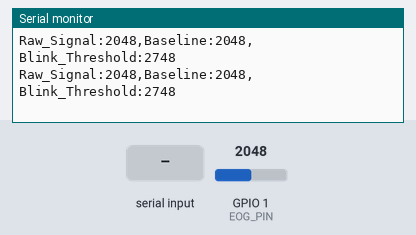
A sketch run on a simulated ESP32. On the bench: the last lines printed to the serial monitor. Inputs (shaded band) come from the test bench; at power-on: GPIO 1 (EOG_PIN) = 2048.

Above: at 7.2 s.
7.3 s: GPIO 1 (EOG_PIN) set to 2866
At 8.4 s:
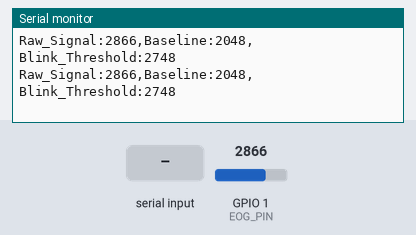
8.8 s: "STOP\n" received over Serial
10.3 s: "EMERGENCY_STOP\n" received over Serial
11.8 s: GPIO 1 (EOG_PIN) set to 2047
At 12.6 s:
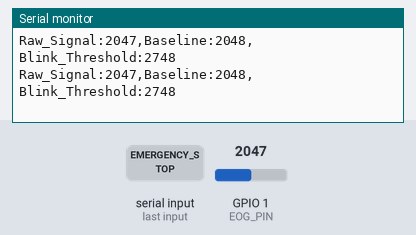
13.3 s: "F\n" received over Serial
14.8 s: "S\n" received over Serial
Timing chart, 0 to 17.3 s (numbered marks = the images above; inputs shaded):
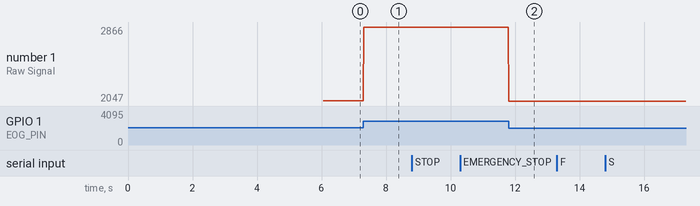

Measured:
- after the input at 7.3 s, the serial monitor: prints a new line at once (image 1)
- after the input at 11.8 s, the serial monitor: prints a new line at once (image 2)
- plotted number 1: 2048 → 2866 after the input at 7.3 s, 2866 → 2047 after the input at 11.8 s

The sketch:

NuroSync_Headband_DSP.ino.ino
```cpp
#include <WiFi.h>
#include <esp_now.h>

#define EOG_PIN 1

// Receiver MAC addresses
uint8_t carMac[] = {0xC0, 0xCD, 0xD6, 0x85, 0xC7, 0x4C};
uint8_t homeMac[] = {0x24, 0x6F, 0x28, 0x00, 0x00, 0x00};
uint8_t broadcastMac[] = {0xFF, 0xFF, 0xFF, 0xFF, 0xFF, 0xFF};
uint8_t activeMac[6];

enum DeviceMode {
  DEVICE_MODE_CAR,
  DEVICE_MODE_HOME,
  DEVICE_MODE_BROADCAST
};

DeviceMode activeDeviceMode = DEVICE_MODE_BROADCAST;
const unsigned long USB_DEVICE_MODE_TIMEOUT_MS = 15000;
unsigned long lastDeviceModeCommandTime = 0;
bool selectedModeFromUsb = false;

typedef struct {
  char command[20];
} NuroCommand;

NuroCommand msg;

// Timing and calibration settings
const int SAMPLE_DELAY_MS = 10;
const int CALIBRATION_TIME_MS = 5000;
const int BLINK_THRESHOLD_OFFSET = 700;
const int RELEASE_OFFSET = 120;

const unsigned long COMMAND_COOLDOWN_MS = 1200;
const unsigned long BLINK_SEQUENCE_TIMEOUT_MS = 1500;
const unsigned long LONG_BLINK_MS = 1200;

// Signal variables
int baseline = 0;
int blinkThreshold = 0;
int releaseThreshold = 0;

// Blink detection variables
bool isBlinking = false;
unsigned long blinkStartTime = 0;
unsigned long lastBlinkDetectedTime = 0;
unsigned long lastCommandTime = 0;
int sequenceBlinkCount = 0;

const char* activeReceiverName() {
  if (activeDeviceMode == DEVICE_MODE_CAR) return "CAR";
  if (activeDeviceMode == DEVICE_MODE_HOME) return "HOME";
  return "BROADCAST";
}

void printActiveRoute() {
  Serial.print("Device Mode:");
  Serial.println(activeDeviceMode == DEVICE_MODE_BROADCAST ? "BROADCAST" : "SELECTED");

  Serial.print("Active Receiver:");
  Serial.println(activeReceiverName());

  Serial.print("ESP-NOW Route:");
  Serial.println(activeDeviceMode == DEVICE_MODE_BROADCAST ? "BROADCAST" : "UNICAST");
}

void setActiveDevice(DeviceMode mode, bool fromUsb) {
  activeDeviceMode = mode;
  selectedModeFromUsb = fromUsb && mode != DEVICE_MODE_BROADCAST;
  lastDeviceModeCommandTime = millis();

  if (mode == DEVICE_MODE_CAR) {
    memcpy(activeMac, carMac, 6);
  } else if (mode == DEVICE_MODE_HOME) {
    memcpy(activeMac, homeMac, 6);
  } else {
    memcpy(activeMac, broadcastMac, 6);
  }

  printActiveRoute();
}

// ESP-NOW send callback for ESP32 Arduino Core 3.x
void onSent(const wifi_tx_info_t *tx_info, esp_now_send_status_t status) {
  Serial.print("ESP-NOW Send Status: ");
  Serial.println(status == ESP_NOW_SEND_SUCCESS ? "SUCCESS" : "FAILED");
}

void sendCommand(const char* command) {
  unsigned long now = millis();

  // Safety commands should never be blocked by cooldown
  bool isSafetyCommand =
    strcmp(command, "STOP") == 0 ||
    strcmp(command, "EMERGENCY_STOP") == 0;

  // Cooldown only for movement commands
  if (!isSafetyCommand && now - lastCommandTime < COMMAND_COOLDOWN_MS) {
    return;
  }

  memset(&msg, 0, sizeof(msg));
  strncpy(msg.command, command, sizeof(msg.command) - 1);

  const uint8_t* targetMac = activeDeviceMode == DEVICE_MODE_BROADCAST ? broadcastMac : activeMac;
  esp_err_t result = esp_now_send(targetMac, (uint8_t *)&msg, sizeof(msg));

  Serial.print("Command:");
  Serial.println(command);

  Serial.print("Active Receiver:");
  Serial.println(activeReceiverName());

  Serial.print("ESP-NOW Result:");
  Serial.println(result == ESP_OK ? "OK" : "ERROR");

  lastCommandTime = now;
}

void setupESPNow() {
  WiFi.mode(WIFI_STA);
  WiFi.setSleep(false);

  Serial.print("Headband MAC: ");
  Serial.println(WiFi.macAddress());

  if (esp_now_init() != ESP_OK) {
    Serial.println("ESP-NOW Init Failed");
    return;
  }

  esp_now_register_send_cb(onSent);

  esp_now_peer_info_t carPeer = {};
  memcpy(carPeer.peer_addr, carMac, 6);
  carPeer.channel = 0;
  carPeer.encrypt = false;

  if (esp_now_add_peer(&carPeer) == ESP_OK) {
    Serial.println("Car peer added successfully");
  } else {
    Serial.println("Failed to add car peer");
  }

  esp_now_peer_info_t homePeer = {};
  memcpy(homePeer.peer_addr, homeMac, 6);
  homePeer.channel = 0;
  homePeer.encrypt = false;

  if (esp_now_add_peer(&homePeer) == ESP_OK) {
    Serial.println("Home peer added successfully");
  } else {
    Serial.println("Failed to add home peer");
  }

  esp_now_peer_info_t broadcastPeer = {};
  memcpy(broadcastPeer.peer_addr, broadcastMac, 6);
  broadcastPeer.channel = 0;
  broadcastPeer.encrypt = false;

  if (esp_now_add_peer(&broadcastPeer) == ESP_OK) {
    Serial.println("Broadcast peer added successfully");
  } else {
    Serial.println("Failed to add broadcast peer");
  }

  setActiveDevice(DEVICE_MODE_BROADCAST, false);
}

void calibrateBaseline() {
  Serial.println("Calibration started...");
  Serial.println("Keep eyes open and still. Do not blink.");

  long sum = 0;
  int count = 0;
  unsigned long startTime = millis();

  while (millis() - startTime < CALIBRATION_TIME_MS) {
    int value = analogRead(EOG_PIN);
    sum += value;
    count++;
    delay(10);
  }

  if (count > 0) {
    baseline = sum / count;
  }

  blinkThreshold = baseline + BLINK_THRESHOLD_OFFSET;
  releaseThreshold = baseline + RELEASE_OFFSET;

  isBlinking = false;
  sequenceBlinkCount = 0;

  Serial.println("Calibration complete");

  Serial.print("Baseline:");
  Serial.println(baseline);

  Serial.print("Blink Threshold:");
  Serial.println(blinkThreshold);

  Serial.print("Release Threshold:");
  Serial.println(releaseThreshold);
}

void applyManualThreshold(int newThreshold) {
  if (newThreshold <= 0 || newThreshold > 4095) {
    Serial.print("Threshold update failed. Invalid value:");
    Serial.println(newThreshold);
    return;
  }

  blinkThreshold = newThreshold;

  // Release threshold should remain near baseline
  releaseThreshold = baseline + RELEASE_OFFSET;

  isBlinking = false;
  sequenceBlinkCount = 0;

  Serial.print("Manual threshold updated:");
  Serial.println(blinkThreshold);

  Serial.print("Baseline:");
  Serial.println(baseline);

  Serial.print("Blink Threshold:");
  Serial.println(blinkThreshold);

  Serial.print("Release Threshold:");
  Serial.println(releaseThreshold);
}

void executeBlinkSequence(int count) {
  if (count == 1) {
    sendCommand("FORWARD");
  }
  else if (count == 2) {
    sendCommand("LEFT");
  }
  else if (count == 3) {
    sendCommand("RIGHT");
  }
  else if (count == 4) {
    sendCommand("BACKWARD");
  }
  else {
    sendCommand("STOP");
  }

  Serial.print("Blink sequence executed: ");
  Serial.println(count);
}

void handleBlink(int rawValue) {
  unsigned long now = millis();

  // Blink starts when raw signal crosses threshold
  if (!isBlinking && rawValue > blinkThreshold) {
    isBlinking = true;
    blinkStartTime = now;
    Serial.println("Blink started");
  }

  // Blink ends when raw signal comes below release threshold
  if (isBlinking && rawValue < releaseThreshold) {
    isBlinking = false;

    unsigned long blinkDuration = now - blinkStartTime;

    // Long blink = emergency stop
    if (blinkDuration >= LONG_BLINK_MS) {
      sendCommand("EMERGENCY_STOP");
      sequenceBlinkCount = 0;
      Serial.println("Long blink detected");
      return;
    }

    // Normal blink
    if (blinkDuration > 40 && blinkDuration < 900) {
      sequenceBlinkCount++;
      lastBlinkDetectedTime = now;

      Serial.print("Blink detected in sequence: ");
      Serial.println(sequenceBlinkCount);
    }
  }

  // Execute blink sequence after timeout
  if (sequenceBlinkCount > 0 && now - lastBlinkDetectedTime > BLINK_SEQUENCE_TIMEOUT_MS) {
    executeBlinkSequence(sequenceBlinkCount);
    sequenceBlinkCount = 0;
  }
}

void handleSerialCommand() {
  if (!Serial.available()) {
    return;
  }

  String cmd = Serial.readStringUntil('\n');
  cmd.trim();

  if (cmd.length() == 0) {
    return;
  }

  String upperCmd = cmd;
  upperCmd.toUpperCase();

  if (upperCmd == "F") {
    sendCommand("FORWARD");
  }
  else if (upperCmd == "S") {
    sendCommand("STOP");
  }
  else if (upperCmd == "L") {
    sendCommand("LEFT");
  }
  else if (upperCmd == "R") {
    sendCommand("RIGHT");
  }
  else if (upperCmd == "B") {
    sendCommand("BACKWARD");
  }
  else if (upperCmd == "E") {
    sendCommand("EMERGENCY_STOP");
  }
  else if (upperCmd == "C") {
    calibrateBaseline();
  }
  else if (upperCmd == "DEVICE:CAR") {
    setActiveDevice(DEVICE_MODE_CAR, true);
  }
  else if (upperCmd == "DEVICE:HOME") {
    setActiveDevice(DEVICE_MODE_HOME, true);
  }
  else if (upperCmd == "DEVICE:BROADCAST") {
    setActiveDevice(DEVICE_MODE_BROADCAST, false);
  }
  else if (upperCmd.startsWith("T:")) {
    int newThreshold = upperCmd.substring(2).toInt();
    applyManualThreshold(newThreshold);
  }
  else {
    Serial.print("Unknown serial command:");
    Serial.println(cmd);
  }
}

void maintainStandaloneFallback() {
  if (
    selectedModeFromUsb &&
    millis() - lastDeviceModeCommandTime > USB_DEVICE_MODE_TIMEOUT_MS
  ) {
    Serial.println("USB device mode heartbeat expired. Switching to broadcast fallback.");
    setActiveDevice(DEVICE_MODE_BROADCAST, false);
  }
}

void setup() {
  Serial.begin(115200);
  delay(1000);

  pinMode(EOG_PIN, INPUT);

  Serial.println("NuroSync Headband Multi Device Master");
  Serial.println("Starting ESP-NOW...");

  setupESPNow();

  // Safety stop at startup
  sendCommand("STOP");

  // Initial baseline calibration
  calibrateBaseline();

  Serial.println("Ready:");
  Serial.println("1 blink = FORWARD");
  Serial.println("2 blinks = LEFT");
  Serial.println("3 blinks = RIGHT");
  Serial.println("4 blinks = BACKWARD");
  Serial.println("5+ blinks = STOP");
  Serial.println("Long blink = EMERGENCY_STOP");
  Serial.println("Serial commands: F/S/L/R/B/E/C");
  Serial.println("Device commands: DEVICE:CAR / DEVICE:HOME / DEVICE:BROADCAST");
  Serial.println("Manual threshold command: T:<value>");
}

void loop() {
  int rawValue = analogRead(EOG_PIN);

  // Telemetry for Python app
  Serial.print("Raw_Signal:");
  Serial.print(rawValue);

  Serial.print(",Baseline:");
  Serial.print(baseline);

  Serial.print(",Blink_Threshold:");
  Serial.println(blinkThreshold);

  handleBlink(rawValue);
  handleSerialCommand();
  maintainStandaloneFallback();

  delay(SAMPLE_DELAY_MS);
}
```
